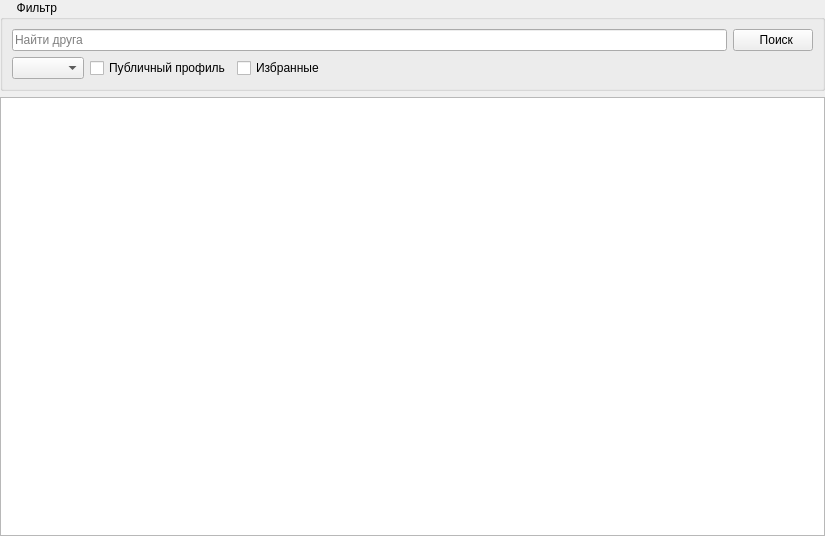
<?xml version="1.0" encoding="UTF-8"?>
<ui version="4.0">
 <class>FormFriends</class>
 <widget class="QWidget" name="FormFriends">
  <property name="geometry">
   <rect>
    <x>0</x>
    <y>0</y>
    <width>825</width>
    <height>536</height>
   </rect>
  </property>
  <property name="windowTitle">
   <string>SteamAchievementsStatistic</string>
  </property>
  <layout class="QVBoxLayout" name="verticalLayout">
   <property name="leftMargin">
    <number>0</number>
   </property>
   <property name="topMargin">
    <number>0</number>
   </property>
   <property name="rightMargin">
    <number>0</number>
   </property>
   <property name="bottomMargin">
    <number>0</number>
   </property>
   <item>
    <widget class="QGroupBox" name="GroupBoxFilter">
     <property name="title">
      <string>     Фильтр</string>
     </property>
     <layout class="QVBoxLayout" name="_2">
      <item>
       <layout class="QHBoxLayout" name="horizontalLayout_2">
        <item>
         <widget class="QLineEdit" name="LineEditName">
          <property name="placeholderText">
           <string>Найти друга</string>
          </property>
         </widget>
        </item>
        <item>
         <widget class="QPushButton" name="ButtonFind">
          <property name="text">
           <string>  Поиск</string>
          </property>
         </widget>
        </item>
       </layout>
      </item>
      <item>
       <layout class="QHBoxLayout" name="horizontalLayout_3">
        <item>
         <widget class="QComboBox" name="ComboBoxStatus">
          <property name="currentText">
           <string notr="true"/>
          </property>
         </widget>
        </item>
        <item>
         <widget class="QCheckBox" name="CheckBoxOpenProfile">
          <property name="text">
           <string>Публичный профиль</string>
          </property>
         </widget>
        </item>
        <item>
         <widget class="QCheckBox" name="CheckBoxFavorites">
          <property name="text">
           <string>Избранные</string>
          </property>
         </widget>
        </item>
        <item>
         <spacer name="horizontalSpacer_2">
          <property name="orientation">
           <enum>Qt::Horizontal</enum>
          </property>
          <property name="sizeHint" stdset="0">
           <size>
            <width>40</width>
            <height>20</height>
           </size>
          </property>
         </spacer>
        </item>
       </layout>
      </item>
     </layout>
    </widget>
   </item>
   <item>
    <widget class="QTableView" name="TableFriends"/>
   </item>
  </layout>
 </widget>
 <resources/>
 <connections/>
</ui>
